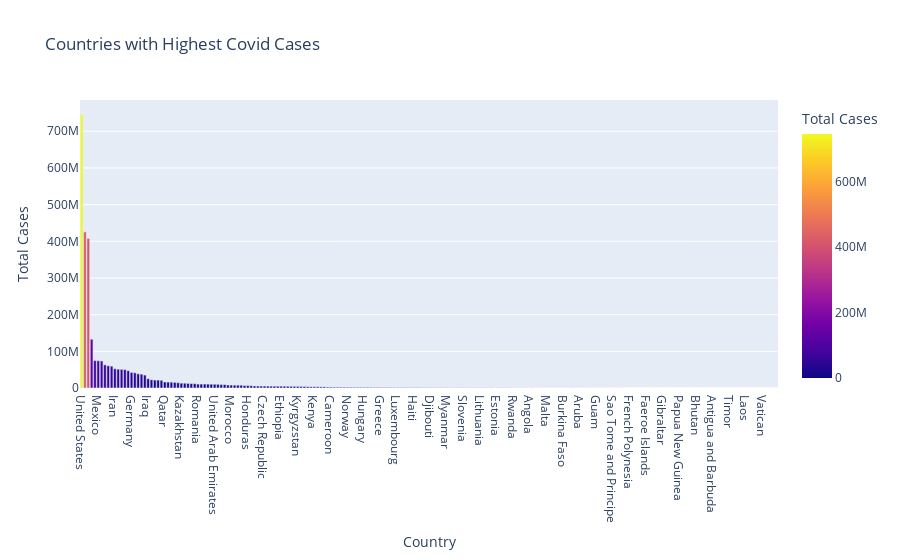

The notebook cell this image was saved under:
### Code cell
first

### Figure 1 — Plotly figure (JSON) as saved in the notebook; plotly's stock layout.template omitted (floating-point values rounded to 4 significant figures; data arrays with more than 128 entries replaced by an {"elided": "..."} marker saying what was removed)
{"data": [{"alignmentgroup": "True", "hovertemplate": "Country=%{x}<br>Total Cases=%{marker.color}<extra></extra>", "legendgroup": "", "marker": {"color": {"elided": "210 int values"}, "coloraxis": "coloraxis", "pattern": {"shape": ""}}, "name": "", "offsetgroup": "", "orientation": "v", "showlegend": false, "textposition": "auto", "type": "bar", "x": {"elided": "210 str values"}, "xaxis": "x", "y": {"elided": "210 int values"}, "yaxis": "y"}], "layout": {"barmode": "relative", "coloraxis": {"colorbar": {"title": {"text": "Total Cases"}}, "colorscale": [[0, "#0d0887"], [0.1111, "#46039f"], [0.2222, "#7201a8"], [0.3333, "#9c179e"], [0.4444, "#bd3786"], [0.5556, "#d8576b"], [0.6667, "#ed7953"], [0.7778, "#fb9f3a"], [0.8889, "#fdca26"], [1, "#f0f921"]]}, "legend": {"tracegroupgap": 0}, "title": {"text": "Countries with Highest Covid Cases"}, "xaxis": {"anchor": "y", "domain": [0, 1], "title": {"text": "Country"}}, "yaxis": {"anchor": "x", "domain": [0, 1], "title": {"text": "Total Cases"}}}}
